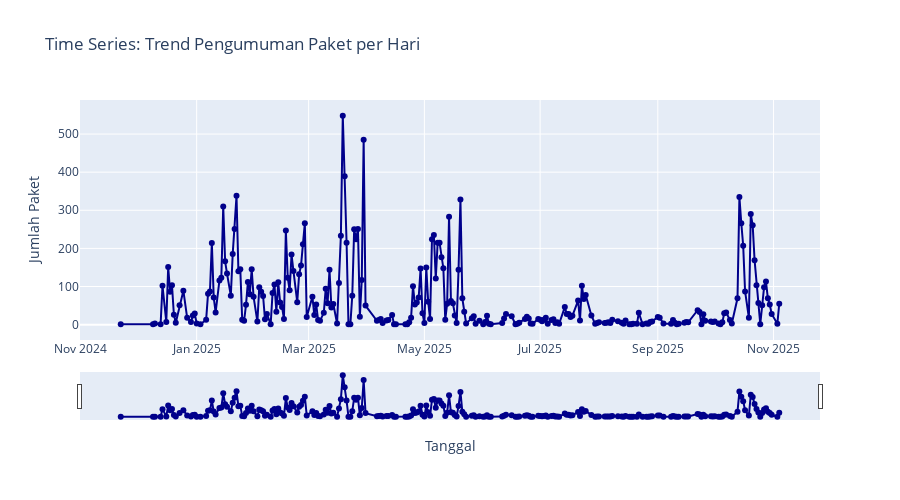

This figure's notebook cell:
### Markdown cell above
## 4. Time Series Visualization

### Code cell
# Convert to datetime
if 'tgl_buat_paket' in df.columns:
    df['tanggal'] = pd.to_datetime(df['tgl_buat_paket'], errors='coerce')
    
    # Daily trend
    daily = df.groupby(df['tanggal'].dt.date).agg({
        'kd_rup': 'count',
        'pagu': 'sum'
    }).reset_index()
    daily.columns = ['Tanggal', 'Jumlah_Paket', 'Total_Pagu']
    daily['Total_Pagu_Miliar'] = daily['Total_Pagu'] / 1_000_000_000
    
    # Create line chart
    fig = px.line(daily,
                  x='Tanggal',
                  y='Jumlah_Paket',
                  title='Time Series: Trend Pengumuman Paket per Hari',
                  labels={'Tanggal': 'Tanggal', 'Jumlah_Paket': 'Jumlah Paket'},
                  markers=True)
    
    fig.update_traces(line_color='darkblue', line_width=2)
    fig.update_layout(
        height=500,
        hovermode='x unified',
        xaxis_rangeslider_visible=True  # Add range slider
    )
    
    fig.show()
else:
    print("Column 'tanggal_buat_paket' not found")

### Figure 1 — Plotly figure (JSON) as saved in the notebook; plotly's stock layout.template omitted (floating-point values rounded to 4 significant figures; data arrays with more than 128 entries replaced by an {"elided": "..."} marker saying what was removed)
{"data": [{"hovertemplate": "Tanggal=%{x}<br>Jumlah Paket=%{y}<extra></extra>", "legendgroup": "", "line": {"color": "darkblue", "dash": "solid", "width": 2}, "marker": {"symbol": "circle"}, "mode": "lines+markers", "name": "", "orientation": "v", "showlegend": false, "type": "scatter", "x": {"elided": "248 str values"}, "xaxis": "x", "y": {"elided": "248 int values"}, "yaxis": "y"}], "layout": {"height": 500, "hovermode": "x unified", "legend": {"tracegroupgap": 0}, "title": {"text": "Time Series: Trend Pengumuman Paket per Hari"}, "xaxis": {"anchor": "y", "domain": [0, 1], "rangeslider": {"visible": true}, "title": {"text": "Tanggal"}}, "yaxis": {"anchor": "x", "domain": [0, 1], "title": {"text": "Jumlah Paket"}}}}
